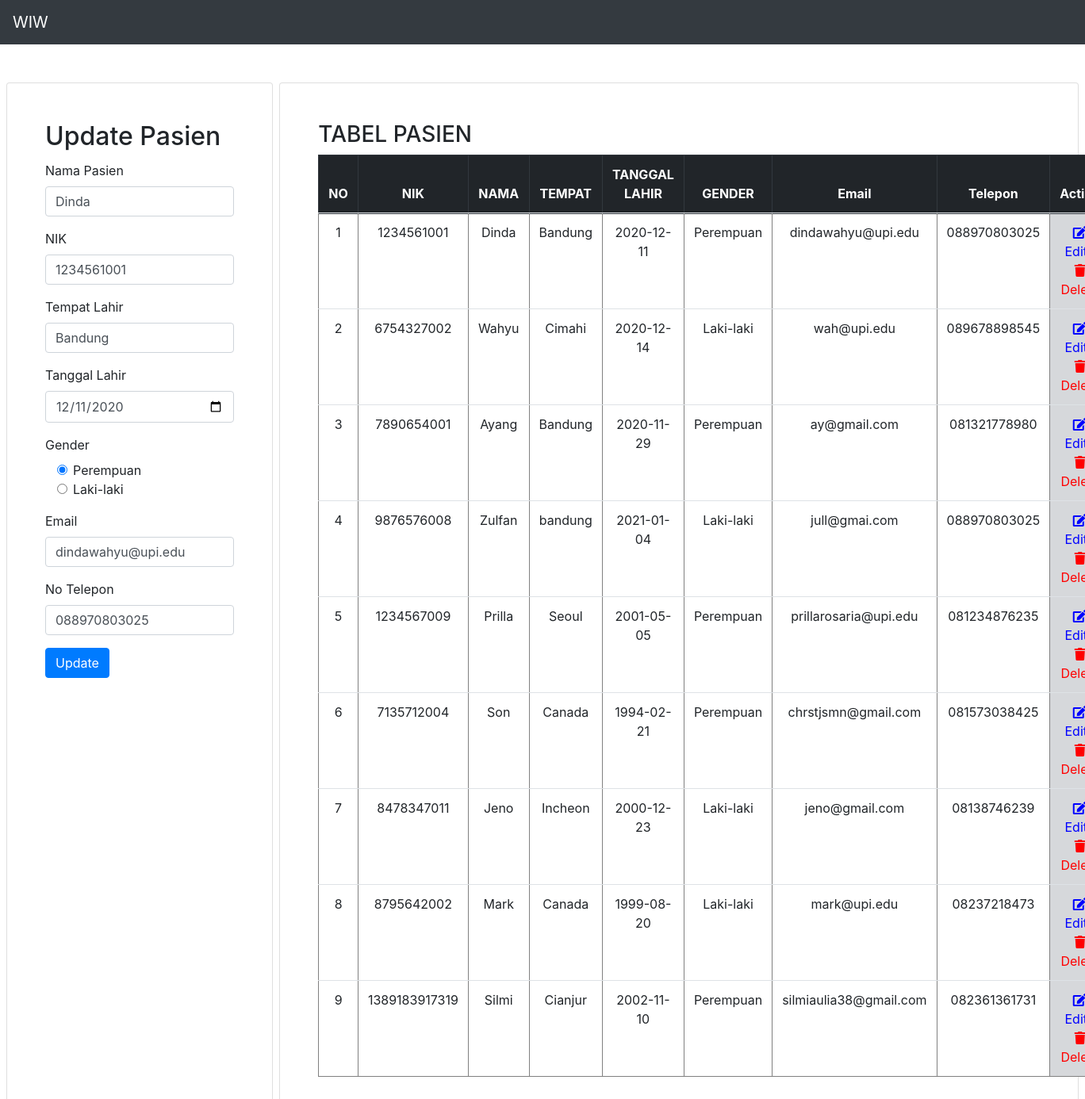
Page /MVP-01/index.php?id_edit=1 on the committed database.
### tables this page shows
CREATE TABLE `pasien` (
  `id` int(11) NOT NULL,
  `nik` varchar(100) NOT NULL,
  `nama` varchar(100) NOT NULL,
  `tempat` varchar(100) NOT NULL,
  `tl` varchar(100) NOT NULL,
  `gender` varchar(10) NOT NULL,
  `email` varchar(100) NOT NULL,
  `telp` varchar(100) NOT NULL
);

### MVP-01/index.php (called while the page is built, shortened)
<?php
include("model/DB.class.php");
include("model/TabelPasien.class.php");
include("view/TampilPasien.php");
$tp = new TampilPasien();
$data = $tp->tampil();
if(isset($_GET['id_edit'])) {
    $tp->editform($_GET['id_edit']);
}

### MVP-01/presenter/ProsesPasien.php (called while the page is built, shortened)
<?php
class ProsesPasien implements KontrakPresenter
{
	private $tabelpasien;
	private $data = [];
	function ProsesPasien()
	{
		try {
			$db_host = "localhost";
			$db_user = "root";
			$db_password = "";
			$db_name = "mvp_01";
			$this->tabelpasien = new TabelPasien($db_host, $db_user, $db_password, $db_name);
			$this->data = array();
		} catch (Exception $e) {
			echo "wiw error" . $e->getMessage();
		}
	}
	function prosesDataPasien()
	{
		try {
			$this->tabelpasien->open();
			$this->tabelpasien->getPasien();
			while ($row = $this->tabelpasien->getResult()) {
				$this->data[] = $row;
			}
		} catch (Exception $e) {
			echo "wiw error part 2" . $e->getMessage();
		}
	}
	function getUpdate($id){
		try {
			$this->tabelpasien->open();
			$this->tabelpasien->getPasienDetail($id);
			$row = $this->tabelpasien->getResult();
			return $data_update = $row;
		} catch (Exception $e) {
			echo "wiw error part 2" . $e->getMessage();
		}
	}
	function getId($i)
	{
		return $this->data[$i]['id'];
	}
	function getNik($i)
	{
		return $this->data[$i]['nik'];
	}
	function getNama($i)
	{
		return $this->data[$i]['nama'];
	}
	function getTempat($i)
	{
		return $this->data[$i]['tempat'];
	}
	function getTl($i)
	{
		return $this->data[$i]['tl'];
	}
	function getGender($i)
	{
		return $this->data[$i]['gender'];
	}
	function getEmail($i)
	{
		return $this->data[$i]['email'];
	}
	function getTelp($i)
	{
		return $this->data[$i]['telp'];
	}
}

### MVP-01/model/DB.class.php (called while the page is built, shortened)
<?php
class DB
{
	var $db_host = 'localhost';
	var $db_user = 'root';
	var $db_password = '';
	var $db_name = 'mvp_01';
	var $db_link = '';
	var $result = 0;
	function DB($db_host = '', $db_user = '', $db_password = '', $db_name = '')
	{
		$this->db_host = $db_host;
		$this->db_user = $db_user;
		$this->db_password = $db_password;
		$this->db_name = $db_name;
	}
	function open()
	{
		$this->db_link = mysqli_connect($this->db_host, $this->db_user, $this->db_password, $this->db_name);
	}
	function execute($query = "")
	{
		$this->result = mysqli_query($this->db_link, $query);
		return $this->result;
	}
	function getResult()
	{
		return mysqli_fetch_array($this->result);
	}
}

### MVP-01/model/TabelPasien.class.php (called while the page is built, shortened)
<?php
class TabelPasien extends DB
{
	function getPasien()
	{
		$query = "SELECT * FROM pasien";
		return $this->execute($query);
	}
	function getPasienDetail($id)
	{
		$query = "SELECT * FROM pasien WHERE id = '$id'";
		return $this->execute($query);
	}
}

### MVP-01/view/TampilPasien.php (the view, shortened to what this page needs)
<?php
include("presenter/ProsesPasien.php");
class TampilPasien implements KontrakView
{
	private $prosespasien;
	private $data_form = null;
	private $data = null;
	function TampilPasien()
	{
		$this->prosespasien = new ProsesPasien();
	}
	function tampil()
	{
		$this->prosespasien->prosesDataPasien();
		for ($i = 0; $i < $this->prosespasien->getSize(); $i++) {
			$no = $i + 1;
			$this->data .= "<tr>
			<td>" . $no . "</td>
			<td>" . $this->prosespasien->getNik($i) . "</td>
			<td>" . $this->prosespasien->getNama($i) . "</td>
			<td>" . $this->prosespasien->getTempat($i) . "</td>
			<td>" . $this->prosespasien->getTl($i) . "</td>
			<td>" . $this->prosespasien->getGender($i) . "</td>
			<td>" . $this->prosespasien->getEmail($i) . "</td>
			<td>" . $this->prosespasien->getTelp($i) . "</td>
			<td class='table-secondary' align='center'>
				<a href='index.php?id_edit=". $this->prosespasien->getId($i) . "' id='text-edit' class='text-edit'><i id='edit' class='fa fa-fw fa-edit'></i> Edit</a> |
				<a href='index.php?id_hapus=". $this->prosespasien->getId($i) . "' id='text-delete' class='text-delete'><i id='delete' class='fa fa-fw fa-trash'></i> Delete</a>
			</td>";
		}
	}
	function editform($id)
	{
		$data = $this->prosespasien->getUpdate($id);
		$this->data_form .= "<h2 class='card-title'>Update Pasien</h2>
							<form action='". $this->prosespasien->prosesUpdate() ."' method='POST'>
								<input type='hidden' name='id' value='". $id ."'>
								<div class='form-row'>
									<div class='form-group col'>
									<label for='nama'>Nama Pasien</label>
									<input type='text' class='form-control' name='nama' required value='". $data['nama']."'/>
									</div>
								</div>
								<div class='form-row'>
									<div class='form-group col'>
									<label for='nik'>NIK</label>
									<input type='text' class='form-control' name='nik' required value='". $data['nik']."'/>
									</div>
								</div>
								<div class='form-row'>
									<div class='form-group col'>
									<label for='tempat'>Tempat Lahir</label>
									<input type='text' class='form-control' name='tempat' required value='". $data['tempat']."'/>
									</div>
								</div>
								<div class='form-row'>
									<div class='form-group col'>
									<label for='tl'>Tanggal Lahir</label>
									<input class='form-control' type='date' name='tl' required value='". $data['tl']."'/>
									</div>
								</div>
								<div class='row'>
									<div class='form-group col'>
									<label for='gender'>Gender</label>
									<div class='col-sm-10'>
										<div class='form-check'>
										<input class='form-check-input' type='radio' name='gender' id='gender' value='Perempuan' ". (($data['gender'] == "Perempuan") ? "checked='checked'":'')."/>
										<label class='form-check-label' for='gender'>Perempuan</label>
										</div>
										<div class='form-check'>
										<input class='form-check-input' type='radio' name='gender' id='gender' value='Laki-laki' ". (($data['gender'] == "Laki-laki") ? "checked='checked'":'')."/>
										<label class='form-check-label' for='gender'>Laki-laki</label>
										</div>
									</div>
									</div>
								</div>
								<div class='form-row'>
									<div class='form-group col'>
									<label for='email'>Email</label>
									<input type='email' class='form-control' name='email' required value='". $data['email']."'/>
									</div>
								</div>
								<div class='form-row'>
									<div class='form-group col'>
									<label for='telp'>No Telepon</label>
									<input type='text' class='form-control' name='telp' required value='". $data['telp']."'/>
									</div>
								</div>
								<button type='submit' name='update' class='btn btn-primary'>Update</button>
							</form>";
	}
}

### rows in the picture
pasien: nama "Dinda", nik "1234561001", tempat "Bandung", tl "12/11/2020", gender "☑ Gender", email "dindawahyu@upi.edu", telp "088970803025", tl "2020-12-11", gender "Perempuan"
pasien: nik "6754327002", nama "Wahyu", tempat "Cimahi", tl "2020-12-14", gender "Laki-laki", email "wah@upi.edu", telp "089678898545"
pasien: nik "7890654001", nama "Ayang", tempat "Bandung", tl "2020-11-29", gender "Perempuan", email "ay@gmail.com", telp "081321778980"
pasien: nik "9876576008", nama "Zulfan", tempat "bandung", tl "2021-01-04", gender "Laki-laki", email "jull@gmai.com", telp "088970803025"
pasien: nik "1234567009", nama "Prilla", tempat "Seoul", tl "2001-05-05", gender "Perempuan", email "prillarosaria@upi.edu", telp "081234876235"
pasien: nik "7135712004", nama "Son", tempat "Canada", tl "1994-02-21", gender "Perempuan", email "chrstjsmn@gmail.com", telp "081573038425"
pasien: nik "8478347011", nama "Jeno", tempat "Incheon", tl "2000-12-23", gender "Laki-laki", email "jeno@gmail.com", telp "08138746239"
pasien: nik "8795642002", nama "Mark", tempat "Canada", tl "1999-08-20", gender "Laki-laki", email "mark@upi.edu", telp "08237218473"
pasien: nik "1389183917319", nama "Silmi", tempat "Cianjur", tl "2002-11-10", gender "Perempuan", email "silmiaulia38@gmail.com", telp "082361361731"

### other values in the picture
$no "1 2 3 4 5 6 7 8 9"
